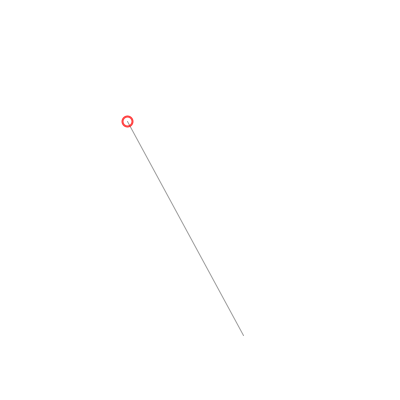
Frame 1 (no input)
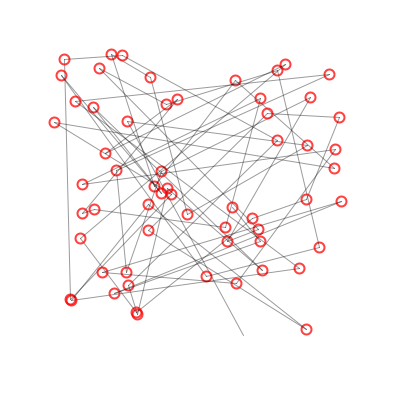
Frame 60 (the mouse pressed at the canvas centre just before this capture)
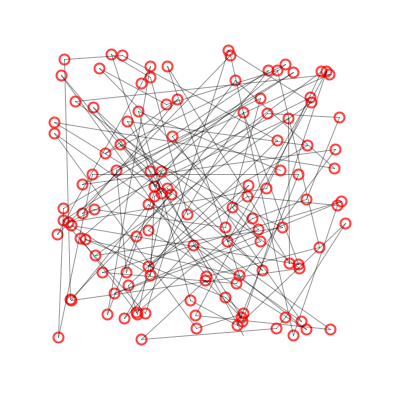
Frame 120 (the mouse held since frame 60 and released just before this capture)

The Processing sketch that drew these frames (run headless with seeded random() and noise(); from frame 60 on, the mouse is pressed at the canvas centre):

// Processing sketch: processing_10929
// ── processing_10929.pde

float x1;
float x2;
float y1;
float y2;


void setup() {
  size(400, 400);
  background(255);
  //frameRate(30);
  stroke(0,0,0,100);
  strokeWeight(1);
  noFill();
  smooth();

  x1 = random(50, 350);
  x2 = random(50, 350);
  y1 = random(50, 350);
  y2 = random(50, 350);
}

void draw() {
  ellipseMode(CENTER);
  stroke(0,0,0,100);
  strokeWeight(1);
  line(x1,y1,x2,y2);
  strokeWeight(2);
  stroke(255,0,0,190);
  ellipse(x2,y2,10,10);
  x1 = x2;
  y1 = y2;
  x2 = random(50, 350);
  y2 = random(50, 350);

  if(keyPressed) {
    save("dssad.tif");  
  } 
}
